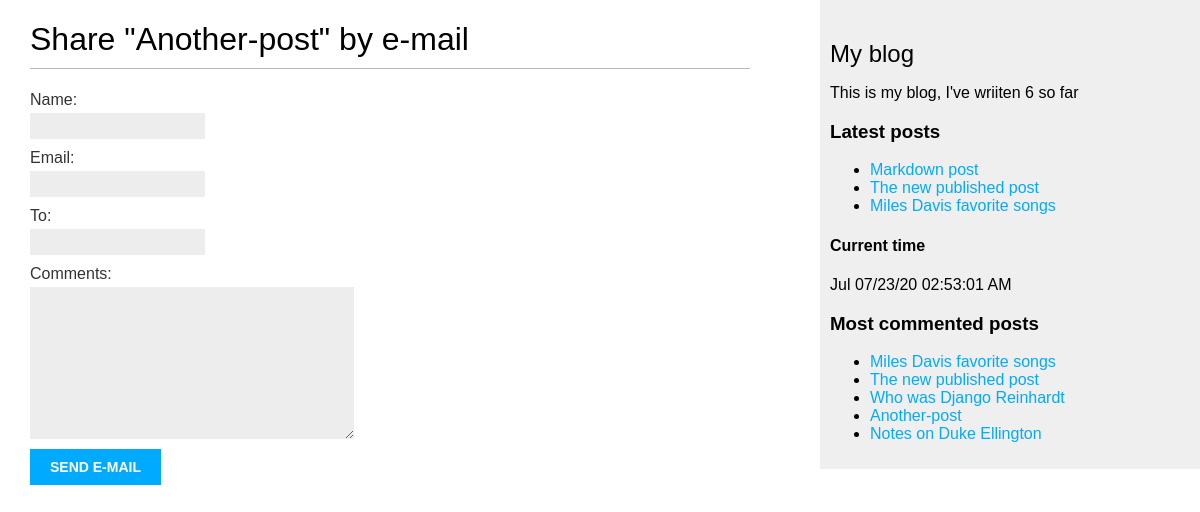
/blog/2/share/, run on the app's committed database.
### blog/models.py (models this page shows, shortened)
class Post(models.Model):
    STATUS_CHOICES = (
        ('draft', 'Draft'),
        ('published', 'Published'),
    )
    title = models.CharField(max_length = 250)
    slug = models.SlugField(max_length = 250, unique_for_date = 'publish')
    author = models.ForeignKey(User, on_delete = models.CASCADE, related_name = 'blog_posts')
    body = models.TextField()
    publish = models.DateTimeField(default = timezone.now) # date with timezone info
    created = models.DateField(auto_now_add = True) # date when post initially created
    updated = models.DateTimeField(auto_now=True)
    status = models.CharField(max_length = 10, choices = STATUS_CHOICES, default = 'draft')
    objects = models.Manager()
    published = PublishedManager()
    class Meta:     # just a class container with some options (metadata)
        ordering = ('-publish', )   # the negative puts in descending order from most recently pubished
    def get_absolute_url(self):
        return reverse("blog:post_detail",   # define args next, kwargs can also be implmented
                         args=[self.publish.year,
                               self.publish.month,
                               self.publish.day,
                               self.slug ])
    tags = TaggableManager()

### blog/views.py (the view)
# urls.py: path('<int:post_id>/share/', views.post_share, name = 'post_share'),
def post_share(request, post_id):
    post = get_object_or_404(Post, id = post_id, status = "published")
    sent = False
    if request.method == 'POST':
        form = EmailPostForm(request.POST)
        print('form is', form)
        if form.is_valid():
            cd = form.cleaned_data
            print("cd is", cd)
            post_url = request.build_absolute_uri(post.get_absolute_url())
            subject = f"{cd['name']} recommends you read " f"{post.title}"
            message = f"Read {post.title} at {post_url} \n\n" f"{cd['name']}\'s comments: {cd['comments']}"
            send_mail(subject, message, 'sktestdjango@gmail.com', [cd['to']])
            sent = True   # used to show successs message
    else:  # show blank form
        form = EmailPostForm()
    context = {'post': post, 'form': form, 'sent': sent}
    return render(request, 'blog/post/share.html', context)

### blog/forms.py
class EmailPostForm(forms.Form):
    name = forms.CharField(max_length = 25)
    email = forms.EmailField()
    to = forms.EmailField()
    comments = forms.CharField(required = False, widget = forms.Textarea)

### blog/models.py (called while the page is built)
    def get_queryset(self):
        return super(PublishedManager, self).get_queryset().filter(status='published')

### blog/templatetags/blog_tags.py (called while the page is built)
@register.simple_tag
def total_posts():
    return Post.published.count()

@register.simple_tag(name = 'time')
def show_current_time():
     return datetime.datetime.now().strftime(format_string)

@register.inclusion_tag('blog/post/latest_posts.html')
def show_latest_posts(count=5):
    latest_posts = Post.published.order_by('-publish')[:count]
    return {'latest_posts': latest_posts}

@register.simple_tag
def get_most_commented_posts(count = 5):
     return Post.published.annotate(total_comments = Count('comments')).order_by('-total_comments')[:count]

### blog/templates/blog/post/share.html (shortened to what this page needs)
{% extends "blog/base.html" %}
{% block content %}
    {% if sent %}
        <h1> E-mail succesfully sent </h1>
        <p>
            "{{ post.title}}" was succesfully sent to {{ form.cleaned_data.to}}.
        </p>
    {% else %}
        <h1> Share "{{ post.title }}" by e-mail </h1>
        <form method = "post">
            {% for field in form %}
                <div>
                    {{ field.label_tag }} {{ field }}
                </div>
            {% endfor %}
            <input type = "submit" value = "Send e-mail">
        </form>
    {% endif %}
{% endblock %}

### blog/templates/blog/base.html (shortened to what this page needs)
{% load blog_tags %}
{% load static %}
<!DOCTYPE html>
<html>
    <head>
        <link href = "{% static "css/blog.css"%}" rel = "stylesheet">
    </head>
    <body>
          <div id = "content">
               {% block content %}
               {% endblock %}
          </div>
          <div id = "sidebar">
               <h2> My blog </h2>
               <p> This is my blog, I've wriiten {% total_posts %} so far </p>
               <h3> Latest posts </h3>
               {% show_latest_posts 3 %}
               <h4> Current time </h4>
               {% time %}
               <h3> Most commented posts </h3>
               {% get_most_commented_posts as most_commented_posts %}
               <ul>
                    {% for post in most_commented_posts %}
                         <li>
                              <a href = "{{post.get_absolute_url}}"> {{post.title}} </a>
                         </li>
                    {% endfor %}
               </ul>
          </div>
    </body>
</html>

### blog/templates/blog/post/latest_posts.html
<ul>
     {% for post in latest_posts %}
          <li>
               <a href = "{{ post.get_absolute.url }}"> {{ post.title }} </a>
          </li>
     {% endfor%}
</ul>

### blog/static/css/blog.css (style rules this page uses)
body { margin:0; padding:0; font-family:helvetica, sans-serif; }
a { color:#00abff; text-decoration:none; }
h1 { font-weight:normal; border-bottom:1px solid #bbb; padding:0 0 10px 0; }
h2 { font-weight:normal; margin:30px 0 0; }
#content { float:left; width:60%; padding:0 0 0 30px; }
#sidebar { float:right; width:30%; padding:10px; background:#efefef; height:100%; }
label { float:left; clear:both; color:#333; margin-bottom:4px; }
input, textarea { clear:both; float:left; margin:0 0 10px; background:#ededed; border:0; padding:6px 10px; font-size:12px; }
input[type=submit] { font-weight:bold; background:#00abff; color:#fff; padding:10px 20px; font-size:14px; text-transform:uppercase; }

### data on the page
Post: title "Another-post"
Post: title "Markdown post"
Post: title "The new published post"
Post: title "Miles Davis favorite songs"
Post: title "Who was Django Reinhardt"
Post: title "Notes on Duke Ellington"

### other printed values
{{ field.label_tag }} "Name:" "Email:" "To:" "Comments:"
